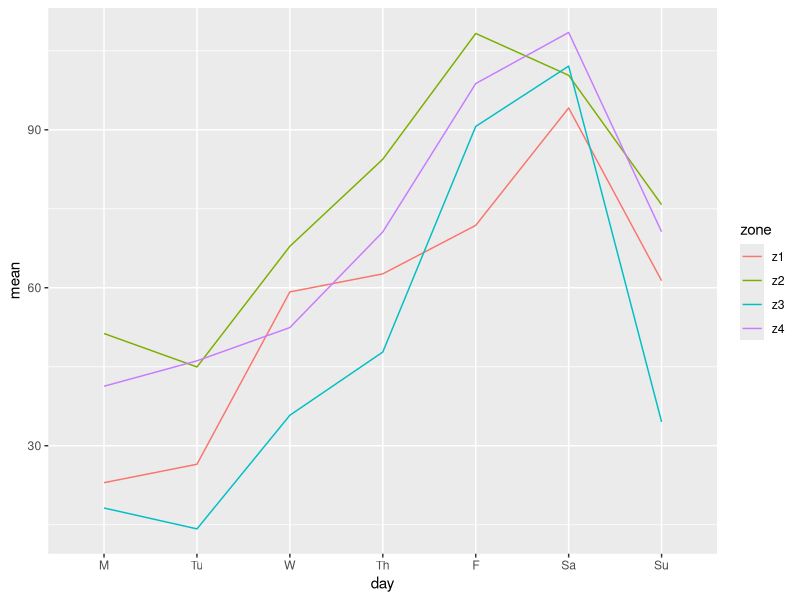
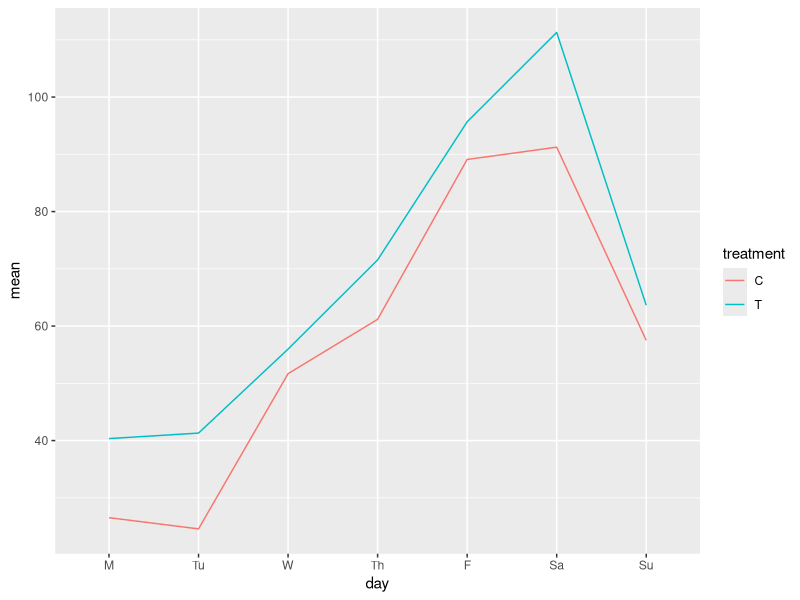

R code for these plots, in order:
library(tidyverse)
library(stringr)
# set up parameters
n_zones <- 4
n_weeks <- 2
days_of_week <- c("M", "Tu", "W", "Th", "F", "Sa", "Su")

# set means and sd's
mean_by_day <- c(30, 40, 50, 70, 100, 110, 70)
within_day_sd <- 10
zone_to_zone_sd <- 20
within_zone_sd <- 5
treatment_difference <- 10
within_treatment_sd <- 5
error_sd <- 5

# set seed so results are replicable
set.seed(103)

# Setting up basic structure ----------------------------------------------

# base dataset with each zone, week and day combo
df <- crossing(zone = paste0("z", 1:n_zones), 
               week = c(1:n_weeks), 
               day = factor(days_of_week, levels = days_of_week))

# Setting up effects -------------------------------------------------------

# create day effect manually as it's definitely not 
day_effect <- data_frame(
  day = factor(days_of_week, levels = days_of_week), 
  day_mean = mean_by_day, 
  day_sd = rep(within_day_sd, 7)
)

# create a zone effect - just adjusts day effect up or down so has mean of 0
# assume the zone means follow a normal distribution
zone_effect <- data_frame(
  zone = paste0("z", 1:n_zones), 
  zone_mean = rnorm(n = n_zones, 
                    mean = 0, 
                    sd = zone_to_zone_sd), 
  zone_sd = within_zone_sd
  
)

treatment_effect <- crossing(
  week = c(1:n_weeks), 
  day = factor(days_of_week, levels = days_of_week)
  )


# going to create two different patterns 
# one T then C, and other C then T and then sort out later
treatment_effect <- treatment_effect %>% 
  mutate(pattern1 = rep(c("C", "T"), n_weeks * length(days_of_week) / 2),
         pattern2 = rep(c("T", "C"), n_weeks * length(days_of_week) / 2))

# Combining data and sampling  --------------------------------------------
# join on effects
df <- df %>% 
  inner_join(day_effect, by = "day") %>% 
  inner_join(zone_effect, by = "zone") %>% 
  inner_join(treatment_effect, by = c("week", "day"))

# assign treatment pattern 1 to first half of zones, and treatment pattern2 to second half
# add in treatment effects and sd
df <- df %>% 
  mutate(treatment = ifelse(as.numeric(str_remove(zone, "z")) <= n_zones / 2, 
                            pattern1, 
                            pattern2), 
         treatment_mean = ifelse(treatment == "C", 0, treatment_difference), 
         treatment_sd = within_treatment_sd) %>% 
  select(-pattern1, -pattern2)

# sample effect for each part and then sum and sample sales in each zone
# sometimes goes below zero, but principle still valid
df <- df %>% 
  mutate(
    day_effect = rnorm(n = nrow(df), mean = day_mean, sd = day_sd), 
         zone_effect = rnorm(n = nrow(df), mean = zone_mean, sd = zone_sd), 
         treatment_effect = rnorm(n = nrow(df), mean = treatment_mean, sd = treatment_sd), 
         effect_sum = day_effect + zone_effect + treatment_effect, 
         sales = rnorm(n = nrow(df), mean = effect_sum, sd = error_sd)
         )


# Make some plots ---------------------------------------------------------

# average sales per day grouped by zone
df %>% 
  group_by(zone, day) %>% 
  summarise(mean = mean(sales)) %>% 
  ggplot() + 
  geom_line(aes(x = day, y = mean, group = zone, colour = zone))

# average sales per day by treatment
df %>% 
  group_by(treatment, day) %>% 
  summarise(mean = mean(sales)) %>% 
  ggplot() + 
  geom_line(aes(x = day, y = mean, group = treatment, colour = treatment))


# Analysis ----------------------------------------------------------------

# number of observations in experiment
nrow(df)

# raw effect estimate
mean(df$sales[df$treatment == "T"]) - mean(df$sales[df$treatment == "C"])

# do a t-test on treatment
t.test(df$sales ~ df$treatment)

# do an anova
summary(aov(sales ~ treatment + day, data = df))




